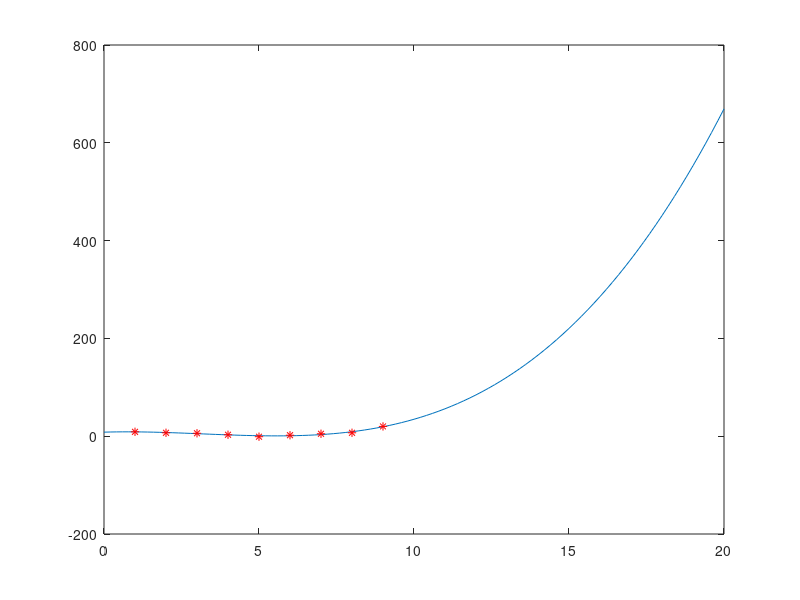

This figure's MATLAB source: (Note: this script raises an error after producing the figure.)
%拟合判别准则如 偏差绝对值之和最小,偏差最大绝对值最小和偏差平方和最小(即最下二乘法)
%polyfit函数或 cftool 命令打开图形拟合窗口界面
x=[1 2 3 4 5 6 7  8 9 ];
y=[9 7 6 3 -1 2 5 7 20];
p=polyfit(x,y,3);
%polyfit 多项式拟合,返回降幂排列的多项式系数,其中X,Y是数据点的值, N代表最高次幂
x1=0:0.2:20;
y1=polyval(p,x1);
% ployval代表返回的多项式系数,其中,P代表多项系数,想代表要求点分横坐标数值
plot(x1,y1,x,y,'r*')

%指点函数拟合
%如把f(t)=acos(kt)*exp(wt)作为拟合函数

syms t;
x2=[0 0.4 1.2 2 2.8 3.6 4.4 5.2 6 7.2 8 9.2 10.4 11.6 12.4 13.6 14.4 15]';
y2=[1 0.85 0.29 -0.27 -0.53 -0.4 -0.12 0.17 0.28 0.15 -0.03 -0.15 -0.071 ...
    0.059 0.08 0.032 -0.015 -0.02]';
f2=fittype('a*cos(k*t)*exp(w*t)','independent','t','coefficients',{'a','k','w'});
x2i=0:0.1:20;
cfun=fit(x2,y2,f2)
y2i=cfun(x2i);
figure
plot(x2,y2,'r*',x2i,y2i,'b-')
